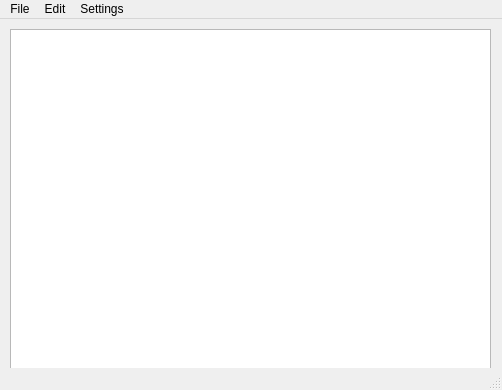
<?xml version="1.0" encoding="UTF-8"?>
<ui version="4.0">
 <class>MainWindow</class>
 <widget class="QMainWindow" name="MainWindow">
  <property name="geometry">
   <rect>
    <x>0</x>
    <y>0</y>
    <width>502</width>
    <height>390</height>
   </rect>
  </property>
  <property name="windowTitle">
   <string>MainWindow</string>
  </property>
  <widget class="QWidget" name="centralwidget">
   <widget class="QTextEdit" name="textEdit">
    <property name="geometry">
     <rect>
      <x>10</x>
      <y>10</y>
      <width>481</width>
      <height>341</height>
     </rect>
    </property>
   </widget>
  </widget>
  <widget class="QMenuBar" name="menubar">
   <property name="geometry">
    <rect>
     <x>0</x>
     <y>0</y>
     <width>502</width>
     <height>21</height>
    </rect>
   </property>
   <widget class="QMenu" name="menuFile">
    <property name="title">
     <string>File</string>
    </property>
    <addaction name="separator"/>
    <addaction name="actionOpen_2"/>
    <addaction name="actionSave"/>
   </widget>
   <widget class="QMenu" name="menuEdit">
    <property name="title">
     <string>Edit</string>
    </property>
   </widget>
   <widget class="QMenu" name="menuSettings">
    <property name="title">
     <string>Settings</string>
    </property>
    <addaction name="separator"/>
   </widget>
   <addaction name="menuFile"/>
   <addaction name="menuEdit"/>
   <addaction name="menuSettings"/>
  </widget>
  <widget class="QStatusBar" name="statusbar"/>
  <action name="actionOpen_2">
   <property name="text">
    <string>Open </string>
   </property>
   <property name="shortcut">
    <string>Ctrl+O</string>
   </property>
  </action>
  <action name="actioncopy">
   <property name="text">
    <string>Cut</string>
   </property>
  </action>
  <action name="actionCopy">
   <property name="text">
    <string>Copy</string>
   </property>
  </action>
  <action name="actionPaste">
   <property name="text">
    <string>Paste</string>
   </property>
  </action>
  <action name="actionCtrl_O">
   <property name="text">
    <string>Ctrl + O</string>
   </property>
  </action>
  <action name="actionCtrl_S">
   <property name="text">
    <string>Ctrl + S</string>
   </property>
  </action>
  <action name="actionSave">
   <property name="text">
    <string>Save </string>
   </property>
   <property name="shortcut">
    <string>Ctrl+S</string>
   </property>
  </action>
 </widget>
 <resources/>
 <connections/>
</ui>
